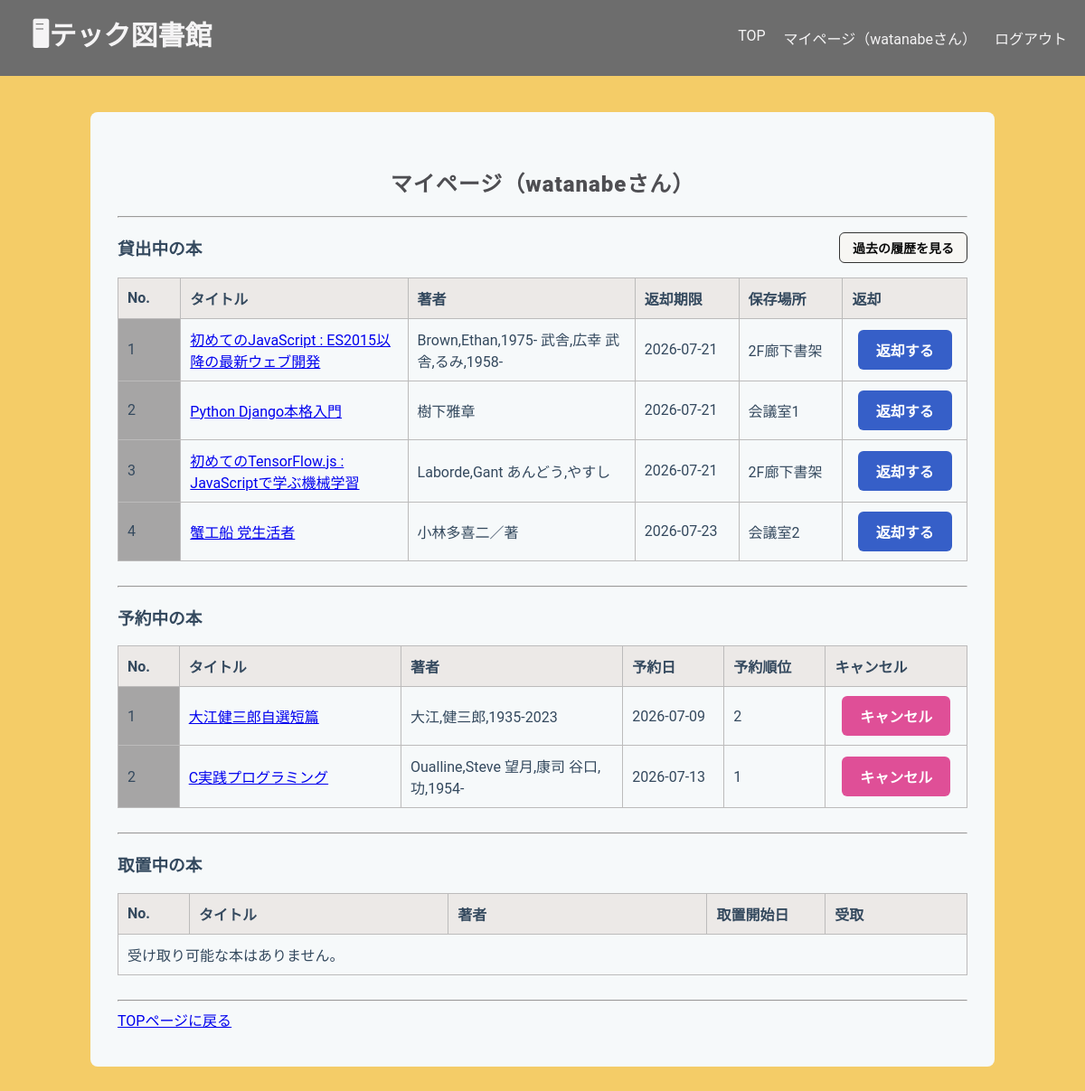
The page /library/mypage/ (signed in) on the database its author committed.
### libraryapp/models.py (models this page shows, shortened)
class Borrow(models.Model):
    user = models.ForeignKey(User, on_delete=models.CASCADE)
    stock = models.ForeignKey(
        Stock,
        on_delete=models.PROTECT,
        related_name="borrows"
    )
    borrowed_at = models.DateTimeField(default=timezone.now)
    due_date = models.DateField()
    returned_at = models.DateTimeField(null=True, blank=True)
    class Meta:
        ordering = ["due_date"]

class Stock(models.Model):
    book = models.ForeignKey(
        Book,
        on_delete=models.CASCADE,
        related_name="stocks"
    )
    location = models.ForeignKey(
        Location,
        on_delete=models.PROTECT,
        related_name="stocks"
    )
    is_available = models.BooleanField(default=True)

class Book(models.Model):
    isbn = models.CharField(
        max_length=20,
        help_text='ISBN-10 または ISBN-13（ハイフン可）',
        verbose_name='ISBN',
        unique=True,
    )
    title = models.CharField(max_length=200, blank=True)
    author = models.CharField(max_length=200, null=True, blank=True)
    publisher = models.CharField(max_length=200, null=True, blank=True)
    publication_date = models.DateField(null=True, blank=True)
    description = models.TextField(null=True, blank=True)
    cover_url = models.URLField(null=True, blank=True)
    edition_number = models.IntegerField(default=1)

class Location(models.Model):
    name = models.CharField(max_length=100)
    def __str__(self):
        return self.name

class Reservation(models.Model):
    user = models.ForeignKey(
        User,
        on_delete=models.CASCADE,
        related_name="reservations")
    book = models.ForeignKey(
        Book,
        on_delete=models.CASCADE,
        related_name="reservations")
    reserved_at = models.DateTimeField(auto_now_add=True)
    class Meta:
        ordering = ["reserved_at"] # 先着順
        unique_together = ("user", "book")

### libraryapp/views.py (the view)
# urls.py: path('mypage/', views.MyPageView.as_view(), name='mypage'),
class MyPageView(LoginRequiredMixin, ListView):
    model = Borrow
    template_name = "libraryapp/mypage.html"
    context_object_name = "borrows"
    def get_queryset(self):
        return Borrow.objects.filter(
            user=self.request.user,
            returned_at__isnull=True
        ).select_related("stock__book")
    def get_context_data(self, **kwargs):
        context = super().get_context_data(**kwargs)
        reservations = Reservation.objects.filter(
            user=self.request.user
        ).select_related("book")
        for reservation in reservations:
            reservation.priority = Reservation.objects.filter(
                book=reservation.book,
                reserved_at__lte=reservation.reserved_at
            ).count()
        context['reservations'] = reservations
        context['hold_stocks'] = HoldStock.objects.filter(
            user=self.request.user,
            is_pickedup=False
        ).select_related("stock__book")
        return context

### templates/libraryapp/mypage.html (shortened to what this page needs)
{% extends "libraryapp/base.html" %}
{% block content %}
<h2 class="h2">マイページ（{{ user.username }}さん）</h2>
<hr>
<div class="my-borrowed-header">
<h3>貸出中の本</h3>
<a href="{% url 'borrow_history' %}"
    class="action-button2">
    過去の履歴を見る
</a>
</div>
<table border="1">
    <tr>
        <th class="number-header">No.</th>
        <th class="title">タイトル</th>
        <th class="author">著者</th>
        <th class="date">返却期限</th>
        <th class="location">保存場所</th>
        <th class="button">返却</th>
    </tr>
    {% for borrow in borrows %}
    <tr>
        <td class="number">
            {{ forloop.counter }}
        </td>
        <td>
            <a href="{% url 'book_detail' borrow.stock.book.id %}">
                {{ borrow.stock.book.title }}
            </a>
        </td>
        <td>{{ borrow.stock.book.author }}</td>
        <td>{{ borrow.due_date|date:"Y-m-d" }}</td>
        <td>{{ borrow.stock.location }}</td>
        <td class="position-center">
            <a href="{% url 'return_book' borrow.id %}"
                class="action-button3">
                返却する
            </a>
        </td>
    </tr>
    {% empty %}
    <tr>
        <td colspan="6">貸出中の本はありません。</td>
    </tr>
    {% endfor %}
</table>
<br>
<hr>
<h3>予約中の本</h3>
<table border="1">
    <tr>
        <th class="number-header">No.</th>
        <th class="title">タイトル</th>
        <th class="author">著者</th>
        <th class="date">予約日</th>
        <th class="date">予約順位</th>
        <th class="button">キャンセル</th>
    </tr>
    {% for reservation in reservations %}
    <tr>
        <td class="number">
            {{ forloop.counter }}
        </td>
        <td>
            <a href="{% url 'book_detail' reservation.book.id %}">
                {{ reservation.book.title }}
            </a>
        </td>
        <td>{{ reservation.book.author }}</td>
        <td>
            {{ reservation.reserved_at|date:"Y-m-d" }}
        </td>
        <td>
            {{ reservation.priority }}
        </td>
        <td class="position-center">
            <form method="post"
                action="{% url 'reservation_cancel' reservation.id %}">
                <button type="submit"
                    class="cancel-button">
                    キャンセル
                </button>
            </form>
        </td>
    </tr>
    {% empty %}
    <tr>
        <td colspan="6">予約中の本はありません。</td>
    </tr>
    {% endfor %}
</table>
<br>
<hr>
<h3>取置中の本</h3>
<table border="1">
    <tr>
        <th class="number-header">No.</th>
        <th class="title">タイトル</th>
        <th class="author">著者</th>
        <th class="date">取置開始日</th>
        <th class="button">受取</th>
    </tr>
    {% for hold in hold_stocks %}
    <tr>
        <td class="number">
            {{ forloop.counter }}
        </td>
        <td>
            <a href="{% url 'book_detail' hold.stock.book.id %}">
                {{ hold.stock.book.title }}
            </a>
        </td>
        <td>{{ hold.stock.book.author }}</td>
        <td>{{ hold.created_at|date:"Y-m-d" }}</td>
        <td class="position-center">
            <a href="{% url 'pickup_confirm' hold.id %}"
                class="action-button">
                受け取る
            </a>
        </td>
    </tr>
    {% empty %}
    <tr>
        <td colspan="5">受け取り可能な本はありません。</td>
    </tr>
    {% endfor %}
</table>
<br>
<hr>
<a href="{% url 'home' %}">TOPページに戻る</a>
{% endblock content %}

### templates/libraryapp/base.html (shortened to what this page needs)
<!DOCTYPE html>
<html lang="ja">
<head>
    {% load static %}
    <link rel="stylesheet" href="{% static 'libraryapp/base.css' %}">
</head>
<body>
    <header class="header">
        <h1>
            <a href="{% url 'home' %}">
                <strong>🖥テック図書館</strong>
            </a>
        </h1>
        <nav>
            <a href="{% url 'home' %}">TOP</a>
            <a href="{% url 'mypage' %}">マイページ（{{ user.username }}さん）</a>
            <form method="post" action="{% url 'logout' %}" class="logout-form">
                <button type="submit" class="logout-link">ログアウト</button>
            </form>
        </nav>
    </header>
    <main class="container">
        {% block content %}{% endblock %}
    </main>
</body>
</html>

### static/libraryapp/base.css (style rules this page uses)
body { font-family: 'Roboto', 'Segoe UI', Tahoma, Geneva, Verdana, sans-serif; background-color: #f4cc67; color: #34495e; margin: 0; }
.header { display: flex; background-color: #6d6d6d; justify-content: space-between; align-items: center; }
.header h1 { color: #f5f4f5; margin: 15px; width: auto; padding-left: 20px; font-size: 30px; }
.header h1 a { color: #f5f4f5; text-decoration: none; }
.header nav { color: #f5f4f5; display: flex; gap: 20px; width: auto; padding-right: 20px; margin: 0; }
.header nav a { color: #f5f4f5; text-decoration: none; }
.container { background-color: #f6f9fa; padding: 40px 30px; border-radius: 8px; max-width: 1000px; width: 100%; box-sizing: border-box; margin: 40px auto; }
.h2 { color: #4e4e52; text-align: center; margin-bottom: 20px; font-weight: 800; letter-spacing: 1px; }
form button { white-space: nowrap; background-color: #717071dc; color: #faf8f8; padding: 10px 20px; border: none; border-radius: 4px; cursor: pointer; font-size: 16px; font-weight: 500; }
table { border-collapse: collapse; width: 100%; }
th { width: 100px; text-align: left; padding: 10px; background-color: #ece9e7; border: 1px solid #bcbbbb; }
td { text-align: left; vertical-align: middle; padding: 10px; border: 1px solid #bcbbbb; }
th:first-child, td:first-child { text-align: left; }
.action-button2 { display: inline-block; background-color: #f7f6f3; color: rgb(11, 11, 11); border: 1px solid #333; padding: 6px 14px; border-radius: 6px; text-decoration: none; font-weight: bold; font-size: 14px; }
.action-button3 { display: inline-block; background-color: #365fc8; color: white; padding: 10px 20px; border-radius: 6px; text-decoration: none; font-weight: bold; }
.cancel-button { display: inline-block; background-color: #df4f97; color: white; padding: 10px 20px; border-radius: 6px; text-decoration: none; font-weight: bold; }
.logout-form { display: inline; }
.logout-form button { background: none; border: none; padding: 0; color: inherit; font: inherit; cursor: pointer; }
.number-header { width: 40px; }
.title { width: 200px; }
.author { width: 200px; }
.date { width: 80px; white-space: nowrap; }
.location { width: 80px; white-space: nowrap; }
.button { width: 100px; white-space: nowrap; }
.my-borrowed-header { display: flex; justify-content: space-between; align-items: center; margin-top: 16px; margin-bottom: 16px; }
.my-borrowed-header h3 { margin: 0; }
.number { background-color: #a6a5a5; }
.position-center { text-align: center; }

### rows shown on the page
Borrow: stock.book "初めてのJavaScript : ES2015以降の最新ウェブ開発", stock.book.author "Brown,Ethan,1975- 武舎,広幸 武舎,るみ,1958-", due_date "2026-07-21", stock.location "2F廊下書架"
Borrow: stock.book "Python Django本格入門", stock.book.author "樹下雅章", due_date "2026-07-21", stock.location "会議室1"
Borrow: stock.book "初めてのTensorFlow.js : JavaScriptで学ぶ機械学習", stock.book.author "Laborde,Gant あんどう,やすし", due_date "2026-07-21", stock.location "2F廊下書架"
Borrow: stock.book "蟹工船 党生活者", stock.book.author "小林多喜二／著", due_date "2026-07-23", stock.location "会議室2"
Reservation: book "大江健三郎自選短篇", book.author "大江,健三郎,1935-2023", reserved_at "2026-07-09", priority "2"
Reservation: book "C実践プログラミング", book.author "Oualline,Steve 望月,康司 谷口,功,1954-", reserved_at "2026-07-13", priority "1"

### other values the page prints
{{ user.username }} "watanabe"
